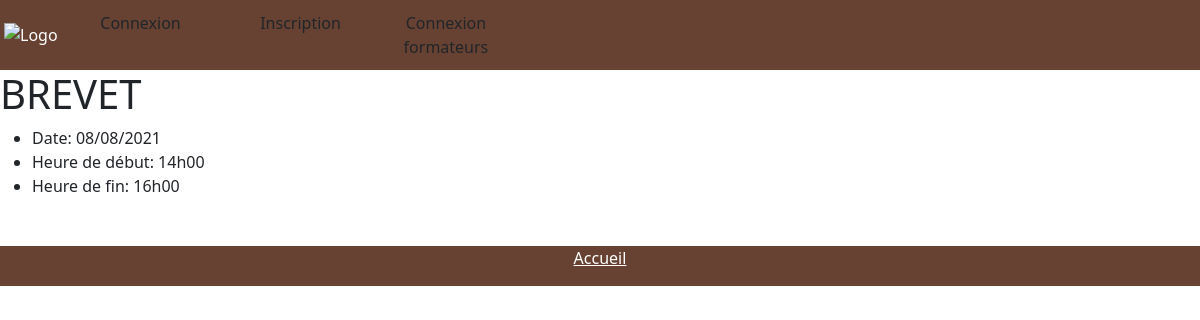
/activity.php?id=4, run on the app's committed database.
### tables this page shows
CREATE TABLE `activities` (
  `id` int(11) NOT NULL,
  `type` enum('BREVET','ULM','OTHER') NOT NULL,
  `start` datetime NOT NULL,
  `end` datetime NOT NULL,
  `cost` int(11) NOT NULL,
  `id_member` int(11) NOT NULL,
  `id_trainer` int(11) NOT NULL,
  `id_plane` int(11) NOT NULL
);

### src/Calendar/Activities.php (called while the page is built, shortened)
<?php
class Activities
{
    public function find(int $id): array
    {
        $db = getDatabaseConnection();
        $result = $db->query("SELECT * From activities WHERE id = $id LIMIT 1")->fetch();
        return $result;
    }
}

### activity.php (the view, shortened to what this page needs)
<?php require 'src/Calendar/Activities.php'; ?>
<!DOCTYPE html>
<html lang="en">
<head>
    <?php include 'utils/head.php'; ?>
    <link rel="stylesheet" href="CSS/calendar.css">
</head>
<body>
    <?php
    include 'utils/header.php';
    $activities = new Calendar\Activities();
    try {
        $activity = $activities->find($_GET['id']);
    } catch (\Exception $e) {
        e404();
    }
    ?>
    <h1><?= $activity['type'] ?></h1>
    <ul>
        <li>Date: <?= (new DateTime($activity['start']))->format('d/m/Y'); ?></li>
        <li>Heure de début: <?= (new DateTime($activity['start']))->format('H\hi'); ?></li>
        <li>Heure de fin: <?= (new DateTime($activity['end']))->format('H\hi'); ?></li>
    </ul>
    <?php include 'utils/footer.php'; ?>
</body>
</html>

### data on the page
activities: type "BREVET", start "08/08/2021", start "14h00", end "16h00"
